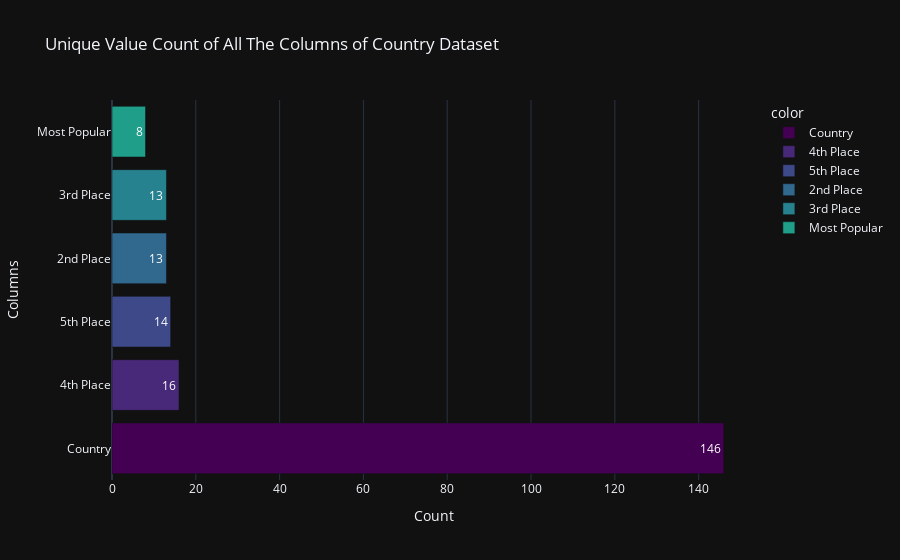

Source (notebook cell):
### Code cell
# unique value of the columns of the country dataset
unique_value = df_country.nunique().sort_values(ascending = False)

fig = px.bar(x = unique_value.values,
             y = unique_value.index,
             color = unique_value.index,
             color_discrete_sequence = px.colors.sequential.Viridis,
             text = unique_value.values,
             title = "Unique Value Count of All The Columns of Country Dataset",
             template = "plotly_dark")

fig.update_layout(xaxis_title="Count",
                  yaxis_title="Columns")

fig.show()

### Figure 1 — Plotly figure (JSON) as saved in the notebook; plotly's stock layout.template omitted (floating-point values rounded to 4 significant figures)
{"data": [{"alignmentgroup": "True", "hovertemplate": "color=Country<br>x=%{x}<br>y=%{y}<br>text=%{text}<extra></extra>", "legendgroup": "Country", "marker": {"color": "#440154", "pattern": {"shape": ""}}, "name": "Country", "offsetgroup": "Country", "orientation": "h", "showlegend": true, "text": [146.0], "textposition": "auto", "x": [146], "xaxis": "x", "y": ["Country"], "yaxis": "y", "type": "bar"}, {"alignmentgroup": "True", "hovertemplate": "color=4th Place<br>x=%{x}<br>y=%{y}<br>text=%{text}<extra></extra>", "legendgroup": "4th Place", "marker": {"color": "#482878", "pattern": {"shape": ""}}, "name": "4th Place", "offsetgroup": "4th Place", "orientation": "h", "showlegend": true, "text": [16.0], "textposition": "auto", "x": [16], "xaxis": "x", "y": ["4th Place"], "yaxis": "y", "type": "bar"}, {"alignmentgroup": "True", "hovertemplate": "color=5th Place<br>x=%{x}<br>y=%{y}<br>text=%{text}<extra></extra>", "legendgroup": "5th Place", "marker": {"color": "#3e4989", "pattern": {"shape": ""}}, "name": "5th Place", "offsetgroup": "5th Place", "orientation": "h", "showlegend": true, "text": [14.0], "textposition": "auto", "x": [14], "xaxis": "x", "y": ["5th Place"], "yaxis": "y", "type": "bar"}, {"alignmentgroup": "True", "hovertemplate": "color=2nd Place<br>x=%{x}<br>y=%{y}<br>text=%{text}<extra></extra>", "legendgroup": "2nd Place", "marker": {"color": "#31688e", "pattern": {"shape": ""}}, "name": "2nd Place", "offsetgroup": "2nd Place", "orientation": "h", "showlegend": true, "text": [13.0], "textposition": "auto", "x": [13], "xaxis": "x", "y": ["2nd Place"], "yaxis": "y", "type": "bar"}, {"alignmentgroup": "True", "hovertemplate": "color=3rd Place<br>x=%{x}<br>y=%{y}<br>text=%{text}<extra></extra>", "legendgroup": "3rd Place", "marker": {"color": "#26828e", "pattern": {"shape": ""}}, "name": "3rd Place", "offsetgroup": "3rd Place", "orientation": "h", "showlegend": true, "text": [13.0], "textposition": "auto", "x": [13], "xaxis": "x", "y": ["3rd Place"], "yaxis": "y", "type": "bar"}, {"alignmentgroup": "True", "hovertemplate": "color=Most Popular<br>x=%{x}<br>y=%{y}<br>text=%{text}<extra></extra>", "legendgroup": "Most Popular", "marker": {"color": "#1f9e89", "pattern": {"shape": ""}}, "name": "Most Popular", "offsetgroup": "Most Popular", "orientation": "h", "showlegend": true, "text": [8.0], "textposition": "auto", "x": [8], "xaxis": "x", "y": ["Most Popular"], "yaxis": "y", "type": "bar"}], "layout": {"xaxis": {"anchor": "y", "domain": [0.0, 1.0], "title": {"text": "Count"}}, "yaxis": {"anchor": "x", "domain": [0.0, 1.0], "title": {"text": "Columns"}}, "legend": {"title": {"text": "color"}, "tracegroupgap": 0}, "title": {"text": "Unique Value Count of All The Columns of Country Dataset"}, "barmode": "relative"}}
